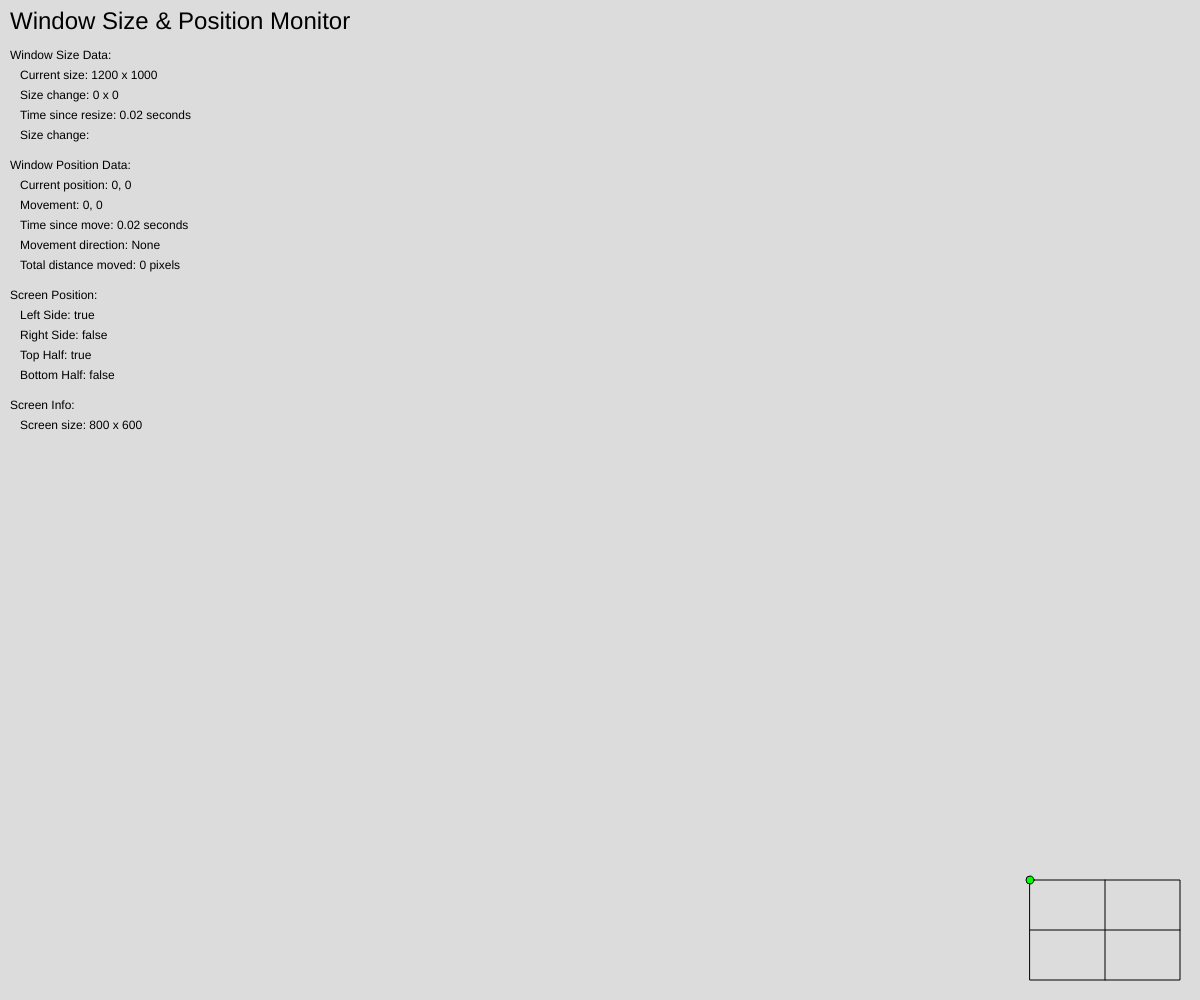
Frame 1 (no input)
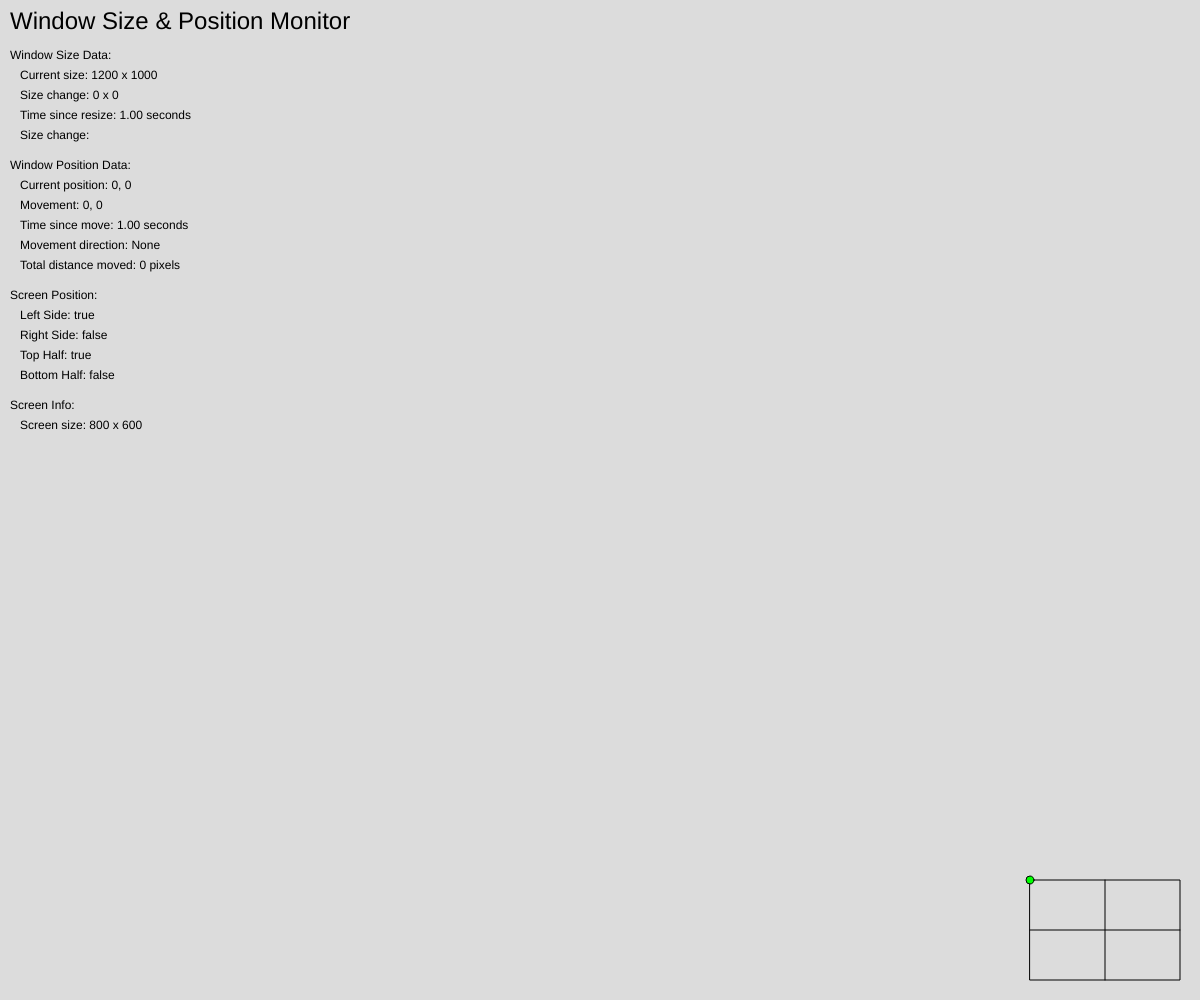
Frame 60 (no input)
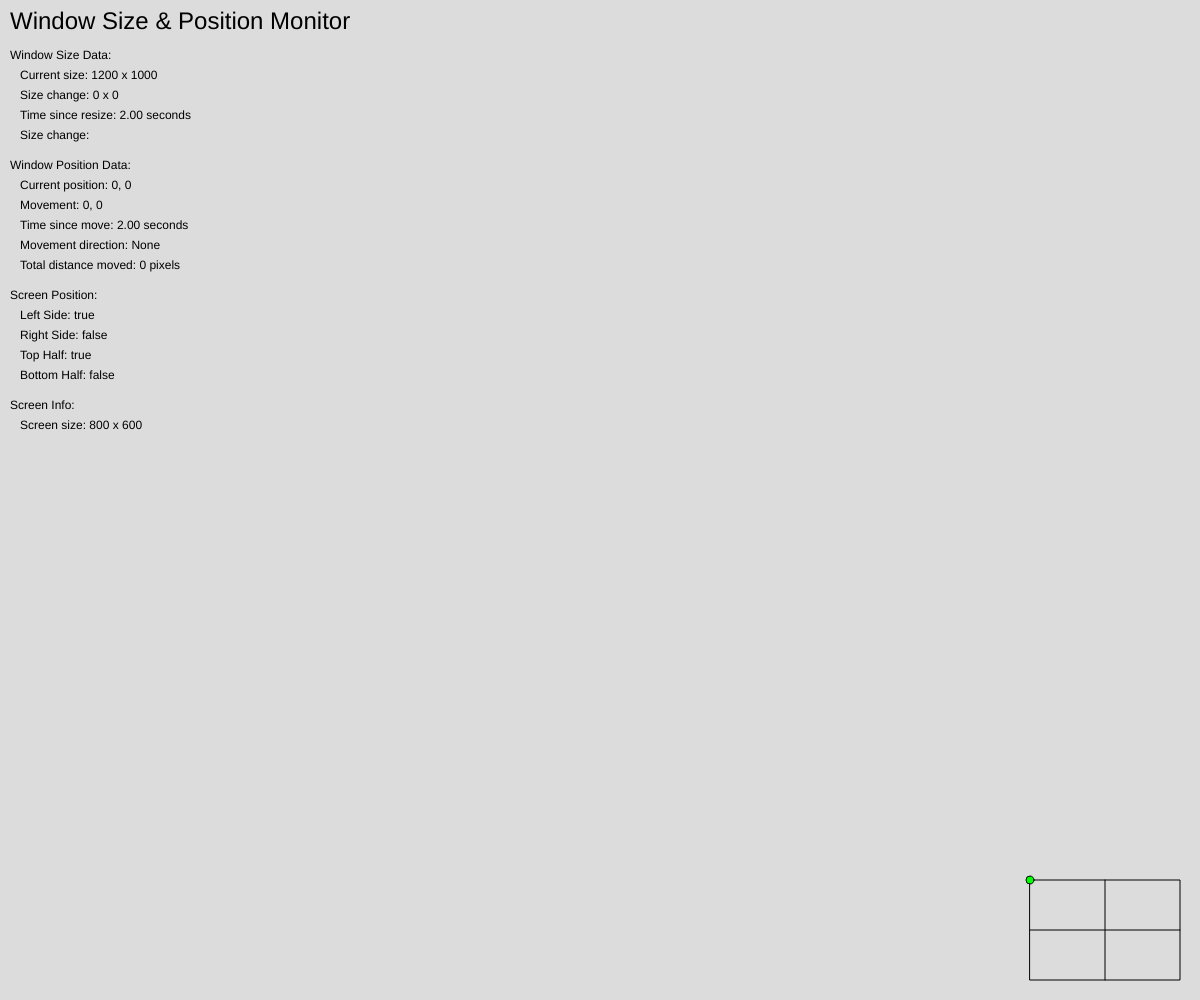
Frame 120 (the mouse pressed at the canvas centre since frame 60)

The p5.js sketch that drew these frames (run headless with seeded random() and noise() and a simulated clock; from frame 60 on, the mouse is pressed at the canvas centre):

// p5.js sketch
// ── sketch.js
/**
 * Window Size and Position Data Visualization
 * 
 * This p5.js sketch combines monitoring of both window size and position,
 * displaying real-time data about how the window changes and moves on screen.
 * 
 * Features:
 * - Tracks and displays window size changes
 * - Monitors window position on screen
 * - Shows position relative to screen quadrants
 * - Updates in real-time for both movement and resizing
 * - Allows toggling the data display with the spacebar
 * 
 * Variables for size tracking:
 * - lastWidth, lastHeight: Store the previous window dimensions
 * - changeX, changeY: Change in window size since last resize
 * - biggerOrSmaller: Indicates if the window got bigger or smaller
 * 
 * Variables for position tracking:
 * - lastX, lastY: Store the previous window position
 * - moveX, moveY: Change in position since last movement
 * - moveDirection: Indicates the direction of window movement
 */

// Size-related variables
let lastWidth, lastHeight, lastSizeChangeTime;
let changeX, changeY, timeSinceSizeChange;
let biggerOrSmaller;

// Position-related variables
let lastX, lastY, lastMoveTime;
let moveX, moveY, timeSinceMove;
let moveDirection;
let totalDistanceMoved = 0;

// Screen quadrant booleans
let leftSide = false;
let rightSide = false;
let topHalf = false;
let bottomHalf = false;

// Display control
let showData = true;

function setup() {
  // Create a canvas that fills the window
  createCanvas(windowWidth, windowHeight);
  
  // Initialize size variables
  lastWidth = width;
  lastHeight = height;
  lastSizeChangeTime = millis();
  changeX = 0;
  changeY = 0;
  timeSinceSizeChange = 0;
  biggerOrSmaller = "";
  
  // Initialize position variables
  lastX = screenX;
  lastY = screenY;
  lastMoveTime = millis();
  moveX = 0;
  moveY = 0;
  timeSinceMove = 0;
  moveDirection = "None";
  
  // Set default text properties
  textSize(12);
  textAlign(LEFT, TOP);
}

function draw() {
  // Clear the canvas
  background(220);
  
  // Update timing variables
  timeSinceSizeChange = (millis() - lastSizeChangeTime) / 1000;
  timeSinceMove = (millis() - lastMoveTime) / 1000;
  
  // Check for window movement
  checkWindowMove();
  
  // Display heading
  fill(0);
  noStroke();
  textSize(24);
  textAlign(LEFT, TOP);
  text("Window Size & Position Monitor", 10, 10);
  
  // Reset text properties for data display
  textSize(12);
  textAlign(LEFT, TOP);
  
  if (showData) {
    displayData();
    drawPositionIndicator();
  } else {
    // Display instruction when data is hidden
    text("Press SPACEBAR to show data", 10, 50);
  }
}

function displayData() {
  let y = 50;
  let lineHeight = 20;
  
  // Size Section
  text("Window Size Data:", 10, y); y += lineHeight;
  text(`Current size: ${width} x ${height}`, 20, y); y += lineHeight;
  text(`Size change: ${changeX} x ${changeY}`, 20, y); y += lineHeight;
  text(`Time since resize: ${timeSinceSizeChange.toFixed(2)} seconds`, 20, y); y += lineHeight;
  text(`Size change: ${biggerOrSmaller}`, 20, y); y += lineHeight * 1.5;
  
  // Position Section
  text("Window Position Data:", 10, y); y += lineHeight;
  text(`Current position: ${screenX}, ${screenY}`, 20, y); y += lineHeight;
  text(`Movement: ${moveX}, ${moveY}`, 20, y); y += lineHeight;
  text(`Time since move: ${timeSinceMove.toFixed(2)} seconds`, 20, y); y += lineHeight;
  text(`Movement direction: ${moveDirection}`, 20, y); y += lineHeight;
  text(`Total distance moved: ${totalDistanceMoved.toFixed(0)} pixels`, 20, y); y += lineHeight * 1.5;
  
  // Screen Position Section
  text("Screen Position:", 10, y); y += lineHeight;
  text(`Left Side: ${leftSide}`, 20, y); y += lineHeight;
  text(`Right Side: ${rightSide}`, 20, y); y += lineHeight;
  text(`Top Half: ${topHalf}`, 20, y); y += lineHeight;
  text(`Bottom Half: ${bottomHalf}`, 20, y); y += lineHeight * 1.5;
  
  // Screen Info Section
  text("Screen Info:", 10, y); y += lineHeight;
  text(`Screen size: ${screen.width} x ${screen.height}`, 20, y);
}

function updateScreenPosition() {
  // Calculate screen midpoints
  let screenMidX = screen.width / 2;
  let screenMidY = screen.height / 2;
  
  // Update position booleans based only on top-left corner position
  leftSide = screenX < screenMidX;
  rightSide = screenX >= screenMidX;
  topHalf = screenY < screenMidY;
  bottomHalf = screenY >= screenMidY;
}

function checkWindowMove() {
  // Update screen position booleans
  updateScreenPosition();
  
  // Check if window position has changed
  if (screenX !== lastX || screenY !== lastY) {
    // Calculate movement
    moveX = screenX - lastX;
    moveY = screenY - lastY;
    
    // Update total distance moved
    let distance = sqrt(moveX * moveX + moveY * moveY);
    totalDistanceMoved += distance;
    
    // Determine movement direction
    if (abs(moveX) > abs(moveY)) {
      moveDirection = moveX > 0 ? "Right" : "Left";
    } else if (abs(moveY) > abs(moveX)) {
      moveDirection = moveY > 0 ? "Down" : "Up";
    } else if (moveX === 0 && moveY === 0) {
      moveDirection = "None";
    } else {
      moveDirection = "Diagonal";
    }
    
    // Update last known values
    lastX = screenX;
    lastY = screenY;
    lastMoveTime = millis();
  }
}

function drawPositionIndicator() {
  // Draw a miniature screen representation
  let margin = 20;
  let indicatorWidth = 150;
  let indicatorHeight = 100;
  let x = width - indicatorWidth - margin;
  let y = height - indicatorHeight - margin;
  
  // Draw screen boundary
  stroke(0);
  noFill();
  rect(x, y, indicatorWidth, indicatorHeight);
  
  // Draw screen midlines
  line(x + indicatorWidth/2, y, x + indicatorWidth/2, y + indicatorHeight);
  line(x, y + indicatorHeight/2, x + indicatorWidth, y + indicatorHeight/2);
  
  // Calculate window position on indicator
  let windowX = map(screenX, 0, screen.width, x, x + indicatorWidth);
  let windowY = map(screenY, 0, screen.height, y, y + indicatorHeight);
  
  // Draw window position
  fill(0, 255, 0);
  ellipse(windowX, windowY, 8, 8);
}

function windowResized() {
  // Adjust canvas size to match new window size
  resizeCanvas(windowWidth, windowHeight);
  
  // Calculate changes in window dimensions
  changeX = width - lastWidth;
  changeY = height - lastHeight;
  
  // Determine if the window got bigger or smaller
  let newArea = width * height;
  let oldArea = lastWidth * lastHeight;
  biggerOrSmaller = newArea > oldArea ? "Bigger" : (newArea < oldArea ? "Smaller" : "Same");
  
  // Update last known values
  lastWidth = width;
  lastHeight = height;
  lastSizeChangeTime = millis();
}

function keyPressed() {
  // Toggle data display when spacebar is pressed
  if (key === ' ') {
    showData = !showData;
  }
}
